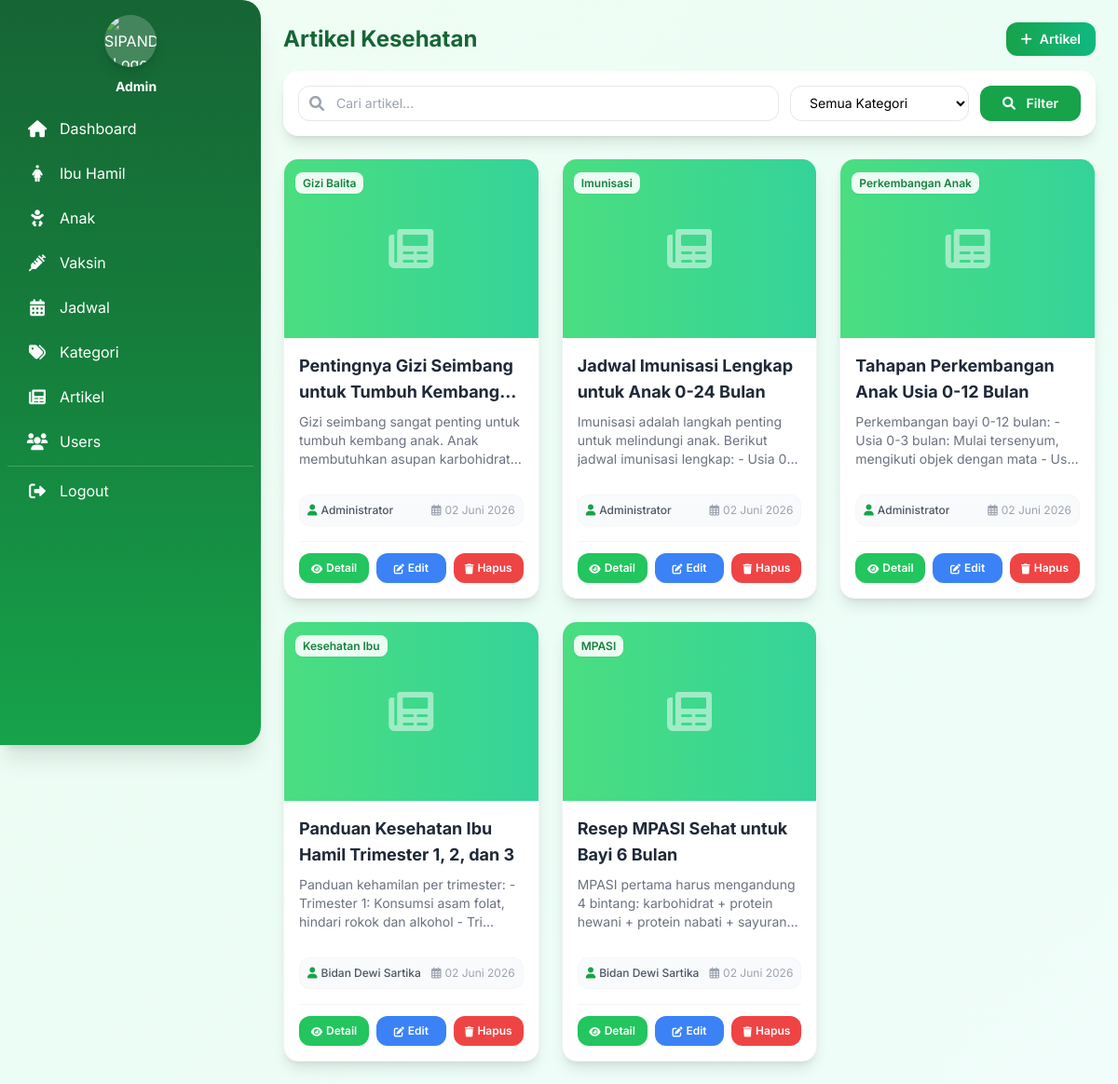
The app's page /admin/artikel/list_artikel.php (signed in) with its own data.
### tables this page shows
CREATE TABLE artikel (
    id_artikel INT PRIMARY KEY AUTO_INCREMENT,
    id_kategori INT,
    judul VARCHAR(200) NOT NULL,
    konten TEXT NOT NULL,
    thumbnail VARCHAR(255),
    penulis_nik VARCHAR(16),
    created_at TIMESTAMP DEFAULT CURRENT_TIMESTAMP,

    FOREIGN KEY (id_kategori) REFERENCES kategori_artikel(id_kategori) ON DELETE SET NULL,
    FOREIGN KEY (penulis_nik) REFERENCES users(nik) ON DELETE SET NULL
);

CREATE TABLE kategori_artikel (
    id_kategori INT PRIMARY KEY AUTO_INCREMENT,
    nama_kategori VARCHAR(100) NOT NULL,
    created_at TIMESTAMP DEFAULT CURRENT_TIMESTAMP
);

CREATE TABLE users (
    nik VARCHAR(16) PRIMARY KEY,
    PASSWORD VARCHAR(255) NOT NULL,
    no_wa VARCHAR(20),
    nama_lengkap VARCHAR(100) NOT NULL,
    alamat TEXT,
    ROLE ENUM('admin','bidan','ibu') DEFAULT 'ibu',
    STATUS ENUM('active','pending','inactive') DEFAULT 'pending',
    created_at TIMESTAMP DEFAULT CURRENT_TIMESTAMP,
    created_by VARCHAR(16),
    updated_at TIMESTAMP DEFAULT CURRENT_TIMESTAMP ON UPDATE CURRENT_TIMESTAMP,
    updated_by VARCHAR(16),
    
    FOREIGN KEY (created_by) REFERENCES users(nik) ON DELETE SET NULL,
    FOREIGN KEY (updated_by) REFERENCES users(nik) ON DELETE SET NULL
);

### config/database.php (called while the page is built, shortened)
<?php
function formatTanggalIndonesia($tanggal) {
    $bulan = array(
        1 => 'Januari', 'Februari', 'Maret', 'April', 'Mei', 'Juni',
        'Juli', 'Agustus', 'September', 'Oktober', 'November', 'Desember'
    );
    $t = strtotime($tanggal);
    $tanggal_num = date('d', $t);
    $bulan_num = date('n', $t);
    $tahun = date('Y', $t);
    return $tanggal_num . ' ' . $bulan[$bulan_num] . ' ' . $tahun;
}
?>

### admin/artikel/list_artikel.php (the view, shortened to what this page needs)
<?php
require_once __DIR__ . '/../../config/database.php';
require_once __DIR__ . '/../../auth/cek_admin.php';
include __DIR__ . '/../../templates/sidebar.php';
$search = isset($_GET['search']) ? mysqli_real_escape_string($conn, trim($_GET['search'])) : '';
$page = isset($_GET['page']) ? (int)$_GET['page'] : 1;
$limit = 6;
$offset = ($page - 1) * $limit;
$where = "WHERE 1=1";
$query_artikel = "SELECT a.*, k.nama_kategori, u.nama_lengkap AS nama_penulis
                  FROM artikel a
                  LEFT JOIN kategori_artikel k ON a.id_kategori = k.id_kategori
                  LEFT JOIN users u ON a.penulis_nik = u.nik
                  $where
                  ORDER BY a.created_at DESC
                  LIMIT $offset, $limit";
$result = mysqli_query($conn, $query_artikel);
?>
<div class="fade-in">
    <div class="flex flex-wrap justify-between items-center mb-4 gap-3">
        <h1 class="text-2xl font-bold text-green-800">Artikel Kesehatan</h1>
        <a href="tambah_artikel.php" class="bg-gradient-to-r from-green-600 to-emerald-500 text-white px-4 py-2 rounded-xl hover:shadow-lg transition text-sm font-semibold">
            <i class="fas fa-plus mr-2"></i>Artikel
        </a>
    </div>
    <div class="bg-white rounded-2xl shadow-lg p-4 mb-6">
        <form method="GET" class="flex flex-col md:flex-row gap-3">
            <div class="flex-1 relative">
                <i class="fas fa-search absolute left-3 top-1/2 transform -translate-y-1/2 text-gray-400"></i>
                <input type="text" name="search" value="<?php echo htmlspecialchars($search); ?>" placeholder="Cari artikel..."
                       class="w-full pl-10 pr-4 py-2 border border-gray-200 rounded-xl focus:outline-none focus:border-green-400 focus:ring-2 focus:ring-green-200 text-sm">
            </div>
            <select name="kategori" class="px-4 py-2 border border-gray-200 rounded-xl focus:outline-none focus:border-green-400 bg-white text-sm">
                <option value="">Semua Kategori</option>
            </select>
            <button type="submit" class="bg-green-600 text-white px-6 py-2 rounded-xl hover:bg-green-700 transition text-sm font-semibold shadow-sm">
                <i class="fas fa-search mr-2"></i> Filter
            </button>
        </form>
    </div>
    <div class="grid grid-cols-1 md:grid-cols-2 lg:grid-cols-3 xl:grid-cols-4 gap-6">
        <?php if(mysqli_num_rows($result) > 0): ?>
        <?php while($row = mysqli_fetch_assoc($result)): ?>
        <div class="bg-white rounded-2xl shadow-lg overflow-hidden hover:shadow-xl transition transform hover:-translate-y-1 duration-300 flex flex-col justify-between border border-gray-100">
            <div>
                <div class="h-48 bg-gradient-to-r from-green-400 to-emerald-400 relative overflow-hidden">
                    <?php if($row['thumbnail'] && file_exists("../../uploads/artikel/" . $row['thumbnail'])): ?>
                    <img src="../../uploads/artikel/<?php echo $row['thumbnail']; ?>"
                         alt="<?php echo htmlspecialchars($row['judul']); ?>"
                         class="w-full h-full object-cover">
                    <?php else: ?>
                    <div class="w-full h-full flex items-center justify-center bg-gradient-to-r from-green-400 to-emerald-400">
                        <i class="fas fa-newspaper text-white text-5xl opacity-50"></i>
                    </div>
                    <?php endif; ?>
                    <div class="absolute top-3 left-3">
                        <span class="px-2 py-1 bg-white/90 backdrop-blur-sm text-green-700 text-xs font-semibold rounded-lg shadow-sm">
                            <?php echo htmlspecialchars($row['nama_kategori'] ?? 'Tanpa Kategori'); ?>
                        </span>
                    </div>
                </div>
                <div class="p-4">
                    <h3 class="font-bold text-gray-800 text-lg mb-2 line-clamp-2"><?php echo htmlspecialchars($row['judul']); ?></h3>
                    <p class="text-gray-500 text-sm mb-3 line-clamp-3"><?php echo htmlspecialchars(substr(strip_tags($row['konten']), 0, 100)); ?>...</p>
                </div>
            </div>
            <div class="p-4 pt-0">
                <div class="flex items-center justify-between text-xs text-gray-400 mb-4 bg-gray-50 p-2 rounded-xl border border-gray-100/60">
                    <div class="flex items-center gap-1 min-w-0">
                        <i class="fas fa-user text-green-600 flex-shrink-0"></i>
                        <span class="truncate text-gray-600 font-medium"><?php echo htmlspecialchars($row['nama_penulis'] ?? 'Anonim'); ?></span>
                    </div>
                    <div class="flex items-center gap-1 flex-shrink-0">
                        <i class="far fa-calendar-alt"></i>
                        <span><?php echo formatTanggalIndonesia($row['created_at']); ?></span>
                    </div>
                </div>
                <div class="flex gap-2 pt-3 border-t border-gray-100">
                    <button type="button" onclick="kirimAksiArtikelPost('detail_artikel.php', '<?php echo $row['id_artikel']; ?>')"
                       class="flex-1 text-center bg-green-500 hover:bg-green-600 text-white py-2 rounded-xl text-xs font-semibold transition flex items-center justify-center gap-1 shadow-sm">
                        <i class="fas fa-eye text-[11px]"></i> Detail
                    </button>
                    <button type="button" onclick="kirimAksiArtikelPost('edit_artikel.php', '<?php echo $row['id_artikel']; ?>')"
                            class="flex-1 text-center bg-blue-500 hover:bg-blue-600 text-white py-2 rounded-xl text-xs font-semibold transition flex items-center justify-center gap-1 shadow-sm">
                        <i class="fas fa-edit text-[11px]"></i> Edit
                    </button>
                    <a href="hapus_artikel.php?id=<?php echo $row['id_artikel']; ?>"
                       class="flex-1 text-center bg-red-500 hover:bg-red-600 text-white py-2 rounded-xl text-xs font-semibold transition flex items-center justify-center gap-1 shadow-sm"
                       onclick="confirmDelete(event, this.href)">
                        <i class="fas fa-trash text-[11px]"></i> Hapus
                    </a>
                </div>
            </div>
        </div>
        <?php endwhile; ?>
        <?php endif; ?>
    </div>
</div>
<?php include __DIR__ . '/../../templates/footer.php'; ?>

### templates/sidebar.php (style rules this page uses)
* { font-family: 'Inter', sans-serif; }
.line-clamp-2 { display: -webkit-box; -webkit-line-clamp: 2; -webkit-box-orient: vertical; overflow: hidden; line-clamp: 2; }
.line-clamp-3 { display: -webkit-box; -webkit-line-clamp: 3; -webkit-box-orient: vertical; overflow: hidden; line-clamp: 3; }
.fade-in { animation: fadeIn 0.5s ease-out; }
@media (min-width: 1024px) { body { position: relative; } }

### records on screen
artikel: id_kategori.nama_kategori "Gizi Balita", judul "Pentingnya Gizi Seimbang untuk Tumbuh Kembang Anak", konten "Gizi seimbang sangat penting untuk tumbuh kembang anak. Anak membutuhkan asupan karbohidrat, protein", created_at "02 Juni 2026"
artikel: judul "Jadwal Imunisasi Lengkap untuk Anak 0-24 Bulan", konten "Imunisasi adalah langkah penting untuk melindungi anak. Berikut jadwal imunisasi lengkap: - Usia 0-1", penulis_nik.nama_lengkap "Administrator", created_at "02 Juni 2026"
artikel: id_kategori.nama_kategori "Perkembangan Anak", judul "Tahapan Perkembangan Anak Usia 0-12 Bulan", konten "Perkembangan bayi 0-12 bulan: - Usia 0-3 bulan: Mulai tersenyum, mengikuti objek dengan mata - Usia", penulis_nik.nama_lengkap "Administrator", created_at "02 Juni 2026"
artikel: judul "Panduan Kesehatan Ibu Hamil Trimester 1, 2, dan 3", konten "Panduan kehamilan per trimester: - Trimester 1: Konsumsi asam folat, hindari rokok dan alkohol - Tri", created_at "02 Juni 2026"
artikel: judul "Resep MPASI Sehat untuk Bayi 6 Bulan", konten "MPASI pertama harus mengandung 4 bintang: karbohidrat + protein hewani + protein nabati + sayuran. B", penulis_nik.nama_lengkap "Bidan Dewi Sartika", created_at "02 Juni 2026"
